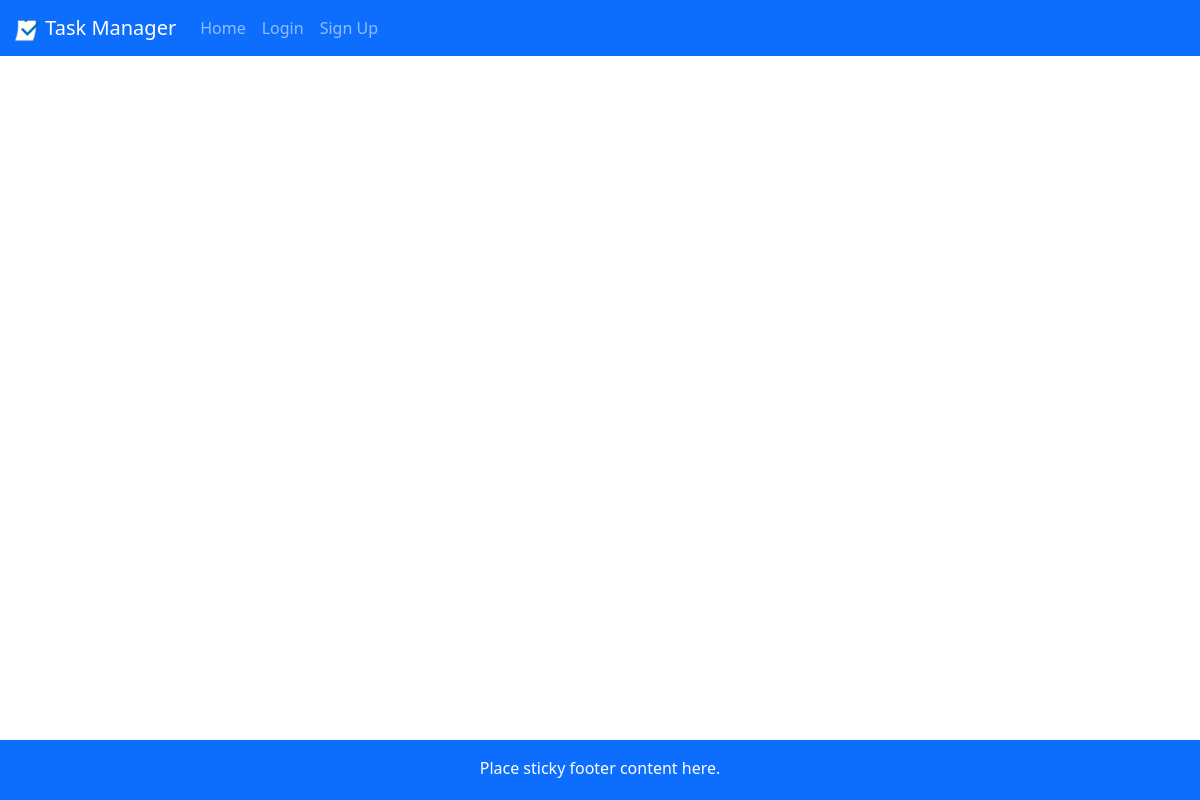
Before: /view with the older database file.
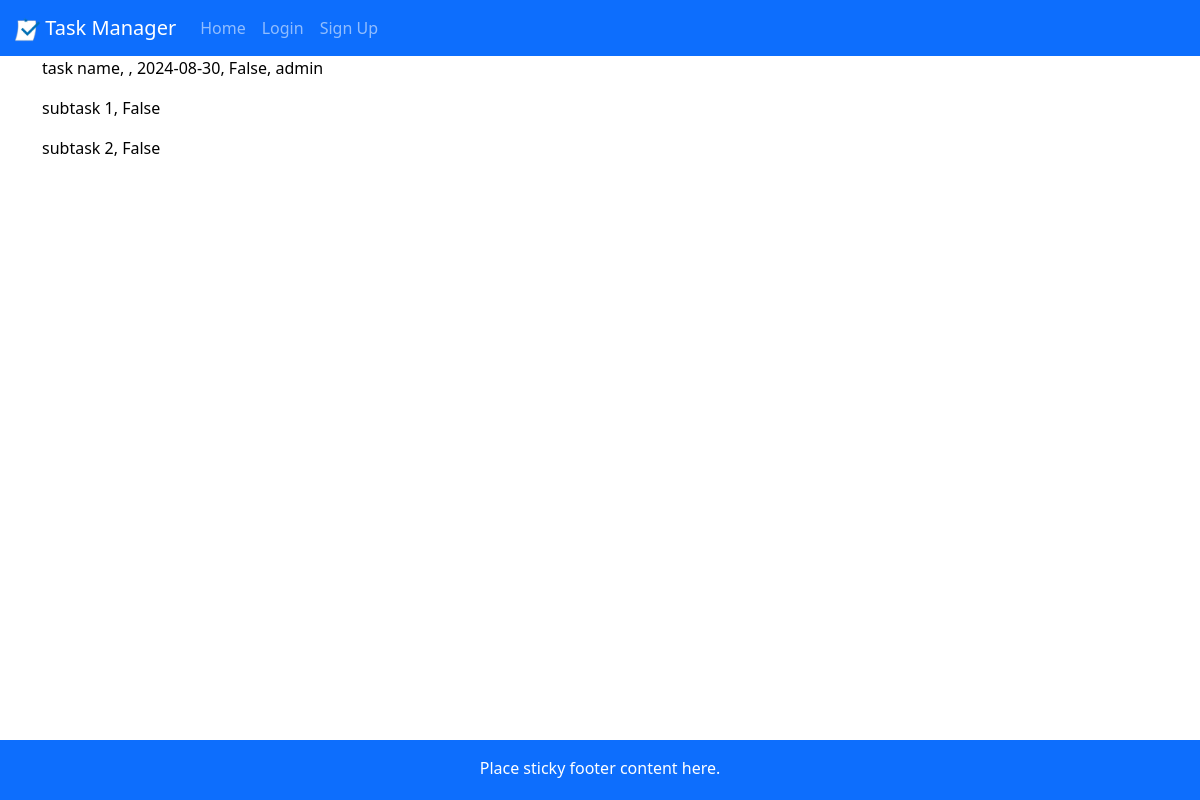
After: the same page with the newer database file.
### app.py (models this page shows, shortened)
class Task(db.Model):
    __tablename__ = 'Task'
    id = db.Column(db.Integer, primary_key = True)
    title = db.Column(db.String(100), nullable = False)
    description = db.Column(db.String(200), default = None)
    due_date = db.Column(db.Date, default = None)
    completed = db.Column(db.Boolean, default = False)
    user_lower = db.Column(db.String(20), nullable = False) # matches user_lower in "User" class
    subtasks = db.relationship('Subtask', backref='task', lazy = True)

class Subtask(db.Model):
    __tablename__ = 'Subtask'
    id = db.Column(db.Integer, primary_key = True)
    title = db.Column(db.String(100), default = None)
    completed = db.Column(db.Boolean, default = False)
    task_id = db.Column(db.Integer, db.ForeignKey('Task.id'), nullable = False)

### app.py (the view)
@app.route("/view")
def view():
    return render_template("view.html", values=Task.query.all(), values2 = Subtask.query.all())

### app.py (called while the page is built)
@app.before_request
def check_user_existence():
    if "user" in session:
        user_lower = session["user"].lower()
        if not User.query.filter_by(user_lower=user_lower).first():
            session.pop("user", None)
            flash("Your account no longer exists. Please log in again.", "error")
            return redirect(url_for("login"))

### templates/view.html
{% extends "layout.html" %}
{% block content %}
{% for item in values %}
<p>{{item.title}}, {{item.description}}, {{item.due_date}}, {{item.completed}},
    {{item.user_lower}}</p>
{% endfor %}
{% for item in values2 %}
<p>{{item.title}}, {{item.completed}}</p>
{% endfor %}
{% endblock %}

### templates/layout.html (shortened to what this page needs)
<!doctype html>
<html lang="en">
<head>
  <link rel="stylesheet" href="https://cdn.jsdelivr.net/npm/bootstrap@5.3.0-alpha1/dist/css/bootstrap.min.css">
  <link rel="stylesheet" type="text/css" href="{{ url_for('static', filename='style.css') }}">
</head>
<body>
  <nav class="navbar navbar-expand-lg navbar-dark bg-primary text-center">
    <a class="navbar-brand" href="/"><img src="{{ url_for('static', filename='task_manager_logo.png') }}"
        alt="Task Manager Logo" width="25" height="25"> Task Manager</a>
    <div class="collapse navbar-collapse" id="navbarText">
      <ul class="navbar-nav mr-auto">
        <li class="nav-item">
          <a class="nav-link {% block home_status %}{% endblock %}" href="/">Home</a>
        </li>
        {% if session.get("user") %}
        <li class="nav-item">
          <a class="nav-link {% block add_status %}{% endblock %}" href="/add-task">Add Task</a>
        </li>
        <li class="nav-item">
          <a class="nav-link {% block user_status %}{% endblock %}" href="{{url_for("user_page",
            user=session["user"])}}">My Profile</a>
        </li>
        <li class="nav-item">
          <a class="nav-link {% block settings_status %}{% endblock %}" href="/settings">Settings</a>
        </li>
        <li class="nav-item">
          <a class="nav-link" href="/logout">Log Out</a>
        </li>
        {% else %}
        <li class="nav-item">
          <a class="nav-link {% block login_status %}{% endblock %}" href="/login">Login</a>
        </li>
        <li class="nav-item">
          <a class="nav-link {% block signup_status %}{% endblock %}" href="/sign-up">Sign Up</a>
        </li>
        {% endif %}
      </ul>
    </div>
  </nav>
  <main class="flex-shrink-0">
    <div class="container">
      {% block content %}
      {% endblock %}
    </div>
  </main>
  <footer class="footer fixed-bottom mt-auto py-3 bg-primary">
    <div class="container">
      <span>Place sticky footer content here.</span>
    </div>
  </footer>
</body>
</html>

### static/style.css (style rules this page uses)
body { min-height: 100vh; display: flex; flex-direction: column; color: #000000 }
main { flex: 1; }
.navbar-brand { margin-left:15px !important; }
.footer { width: 100%; height: 60px; }
.footer .container { text-align: center; color: #ffffff }

### templates/layout.html (style rules this page uses)
html, body { height: 100%; margin: 0; }
body { display: flex; flex-direction: column; }
main { flex: 1; }
.footer { padding: 1rem; text-align: center; }

Changed rows visible on the page:
added Task: title "task name", due_date "2024-08-30", completed "False", user_lower "admin"
added Subtask: title "subtask 1", completed "False"
added Subtask: title "subtask 2", completed "False"
